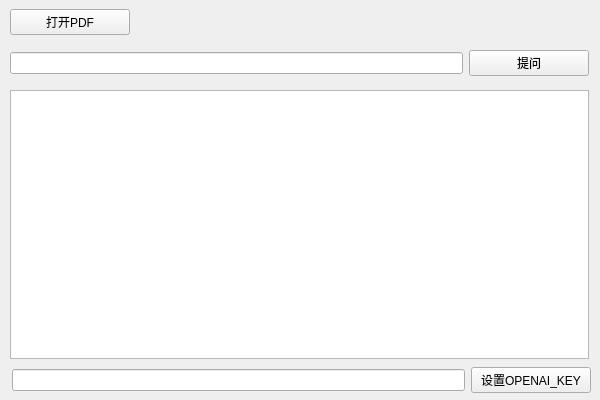
<?xml version="1.0" encoding="UTF-8"?>
<ui version="4.0">
 <class>AIPDF</class>
 <widget class="QMainWindow" name="AIPDF">
  <property name="geometry">
   <rect>
    <x>0</x>
    <y>0</y>
    <width>600</width>
    <height>400</height>
   </rect>
  </property>
  <property name="maximumSize">
   <size>
    <width>600</width>
    <height>400</height>
   </size>
  </property>
  <property name="windowTitle">
   <string>AI PDF</string>
  </property>
  <widget class="QWidget" name="centralwidget">
   <widget class="QTextBrowser" name="answer_browser">
    <property name="enabled">
     <bool>true</bool>
    </property>
    <property name="geometry">
     <rect>
      <x>10</x>
      <y>90</y>
      <width>579</width>
      <height>269</height>
     </rect>
    </property>
   </widget>
   <widget class="QWidget" name="layoutWidget">
    <property name="geometry">
     <rect>
      <x>12</x>
      <y>364</y>
      <width>579</width>
      <height>33</height>
     </rect>
    </property>
    <layout class="QHBoxLayout" name="horizontalLayout_3">
     <item>
      <widget class="QLineEdit" name="openai_key_edit"/>
     </item>
     <item>
      <widget class="QPushButton" name="save_openai_btn">
       <property name="minimumSize">
        <size>
         <width>120</width>
         <height>0</height>
        </size>
       </property>
       <property name="maximumSize">
        <size>
         <width>120</width>
         <height>16777215</height>
        </size>
       </property>
       <property name="text">
        <string>设置OPENAI_KEY</string>
       </property>
       <property name="checkable">
        <bool>true</bool>
       </property>
      </widget>
     </item>
    </layout>
   </widget>
   <widget class="QWidget" name="">
    <property name="geometry">
     <rect>
      <x>10</x>
      <y>8</y>
      <width>579</width>
      <height>28</height>
     </rect>
    </property>
    <layout class="QHBoxLayout" name="horizontalLayout">
     <item>
      <widget class="QPushButton" name="open_pdf_btn">
       <property name="minimumSize">
        <size>
         <width>120</width>
         <height>0</height>
        </size>
       </property>
       <property name="maximumSize">
        <size>
         <width>120</width>
         <height>16777215</height>
        </size>
       </property>
       <property name="text">
        <string>打开PDF</string>
       </property>
      </widget>
     </item>
     <item>
      <widget class="QLabel" name="pdf_path_label">
       <property name="text">
        <string/>
       </property>
      </widget>
     </item>
    </layout>
   </widget>
   <widget class="QWidget" name="">
    <property name="geometry">
     <rect>
      <x>10</x>
      <y>47</y>
      <width>579</width>
      <height>33</height>
     </rect>
    </property>
    <layout class="QHBoxLayout" name="horizontalLayout_2">
     <item>
      <widget class="QLineEdit" name="question_input"/>
     </item>
     <item>
      <widget class="QPushButton" name="question_btn">
       <property name="minimumSize">
        <size>
         <width>120</width>
         <height>0</height>
        </size>
       </property>
       <property name="maximumSize">
        <size>
         <width>120</width>
         <height>16777215</height>
        </size>
       </property>
       <property name="text">
        <string>提问</string>
       </property>
      </widget>
     </item>
    </layout>
   </widget>
  </widget>
 </widget>
 <resources/>
 <connections/>
</ui>
